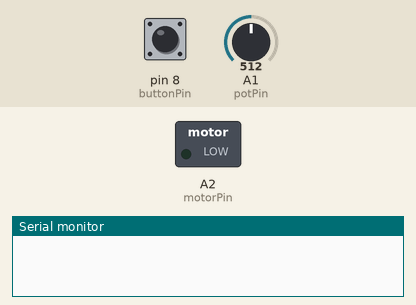
This sketch was run on a simulated Arduino Uno, built with avr-gcc and run on an emulated ATmega328P. Parts: switched loads named in the sketch (green lamp = pin HIGH), the last lines printed to the serial monitor. The inputs (shaded band) are chosen by the test bench; at power-on: pin 8 (buttonPin) LOW, A1 (potPin) = 512.

Above: at 1.2 s.
1.3 s: pin 8 (buttonPin) pulled HIGH for 0.15 s
At 1.37 s:
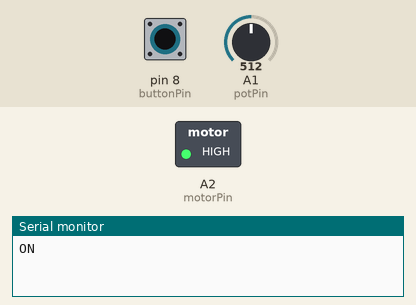
2.9 s: pin 8 (buttonPin) pulled HIGH for 3.2 s
At 7.0 s:
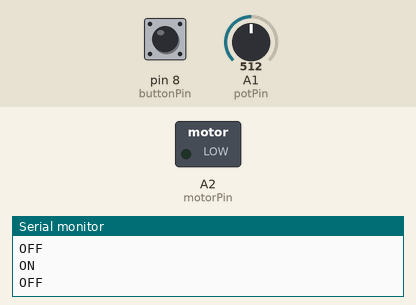
Timing chart, 0 to 8.5 s (numbered marks = the images above; inputs shaded):
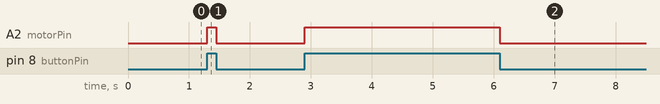

Measured:
- after the input at 1.3 s, A2 (motorPin): LOW → HIGH at once, → LOW 0.15 s later
- after the input at 2.9 s, A2 (motorPin): LOW → HIGH at once, → LOW 3.2 s later

The sketch:

FAAN.ino
```cpp
#define potPin A1 //potentiometer to control speed
#define motorPin A2 //motor

const int buttonPin = 8;  //toggle switch
bool buttonState = 0;
bool lastButtonState = buttonState;
int buttonPushCount = 0;
int potVal = 0;

void setup() {
  Serial.begin(9600);
  pinMode(buttonPin, INPUT);
}

void loop() {
  potVal = analogRead(potPin) / 4;
  buttonState = digitalRead(buttonPin);
  if (lastButtonState != buttonState) {
    if (buttonState == 1) {
      buttonPushCount++;
      analogWrite(motorPin, potVal);
      Serial.println("ON");
    }
    else if (buttonState == 0) {
      analogWrite(motorPin, 0);
      Serial.println("OFF");
    }
  }
  lastButtonState = buttonState;
  //Serial.print("potVal = ");
  //Serial.println(potVal);
}
```
